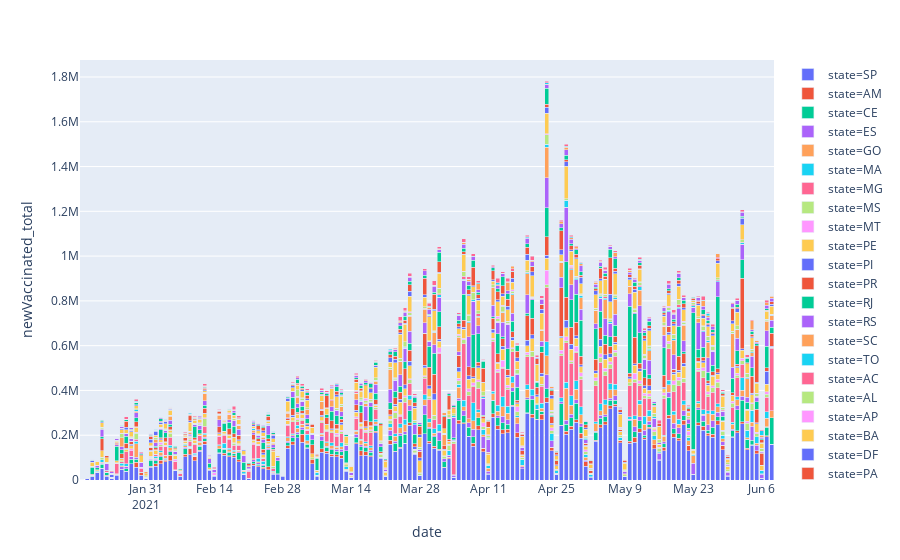

This figure's notebook cell:
### Markdown cell above
### New doses administered by day

### Code cell
configure_plotly_browser_state()

df["newVaccinated_total"] = df.groupby(['state'])['vaccinated_total'].diff()
 
fig = px.bar(df[(df.state != "TOTAL") & df.newVaccinated_total.notna()], x="date", y="newVaccinated_total", color="state", hover_data=['state'], barmode = 'stack')
 
fig.show()

### Figure 1 — Plotly figure (JSON) as saved in the notebook; plotly's stock layout.template omitted (floating-point values rounded to 4 significant figures; data arrays with more than 128 entries replaced by an {"elided": "..."} marker saying what was removed)
{"data": [{"textposition": "auto", "hovertemplate": "state=%{customdata[0]}<br>date=%{x}<br>newVaccinated_total=%{y}", "showlegend": true, "legendgroup": "state=SP", "name": "state=SP", "yaxis": "y", "customdata": {"elided": "142x1 str values"}, "y": {"elided": "142 int values"}, "hoverlabel": {"namelength": 0}, "offsetgroup": "state=SP", "xaxis": "x", "marker": {"color": "#636efa"}, "x": {"elided": "142 str values"}, "alignmentgroup": "True", "type": "bar", "orientation": "v"}, {"textposition": "auto", "hovertemplate": "state=%{customdata[0]}<br>date=%{x}<br>newVaccinated_total=%{y}", "showlegend": true, "legendgroup": "state=AM", "name": "state=AM", "yaxis": "y", "customdata": {"elided": "141x1 str values"}, "y": {"elided": "141 int values"}, "hoverlabel": {"namelength": 0}, "offsetgroup": "state=AM", "xaxis": "x", "marker": {"color": "#EF553B"}, "x": {"elided": "141 str values"}, "alignmentgroup": "True", "type": "bar", "orientation": "v"}, {"textposition": "auto", "hovertemplate": "state=%{customdata[0]}<br>date=%{x}<br>newVaccinated_total=%{y}", "showlegend": true, "legendgroup": "state=CE", "name": "state=CE", "yaxis": "y", "customdata": {"elided": "141x1 str values"}, "y": {"elided": "141 int values"}, "hoverlabel": {"namelength": 0}, "offsetgroup": "state=CE", "xaxis": "x", "marker": {"color": "#00cc96"}, "x": {"elided": "141 str values"}, "alignmentgroup": "True", "type": "bar", "orientation": "v"}, {"textposition": "auto", "hovertemplate": "state=%{customdata[0]}<br>date=%{x}<br>newVaccinated_total=%{y}", "showlegend": true, "legendgroup": "state=ES", "name": "state=ES", "yaxis": "y", "customdata": {"elided": "141x1 str values"}, "y": {"elided": "141 int values"}, "hoverlabel": {"namelength": 0}, "offsetgroup": "state=ES", "xaxis": "x", "marker": {"color": "#ab63fa"}, "x": {"elided": "141 str values"}, "alignmentgroup": "True", "type": "bar", "orientation": "v"}, {"textposition": "auto", "hovertemplate": "state=%{customdata[0]}<br>date=%{x}<br>newVaccinated_total=%{y}", "showlegend": true, "legendgroup": "state=GO", "name": "state=GO", "yaxis": "y", "customdata": {"elided": "141x1 str values"}, "y": {"elided": "141 int values"}, "hoverlabel": {"namelength": 0}, "offsetgroup": "state=GO", "xaxis": "x", "marker": {"color": "#FFA15A"}, "x": {"elided": "141 str values"}, "alignmentgroup": "True", "type": "bar", "orientation": "v"}, {"textposition": "auto", "hovertemplate": "state=%{customdata[0]}<br>date=%{x}<br>newVaccinated_total=%{y}", "showlegend": true, "legendgroup": "state=MA", "name": "state=MA", "yaxis": "y", "customdata": {"elided": "141x1 str values"}, "y": {"elided": "141 int values"}, "hoverlabel": {"namelength": 0}, "offsetgroup": "state=MA", "xaxis": "x", "marker": {"color": "#19d3f3"}, "x": {"elided": "141 str values"}, "alignmentgroup": "True", "type": "bar", "orientation": "v"}, {"textposition": "auto", "hovertemplate": "state=%{customdata[0]}<br>date=%{x}<br>newVaccinated_total=%{y}", "showlegend": true, "legendgroup": "state=MG", "name": "state=MG", "yaxis": "y", "customdata": {"elided": "141x1 str values"}, "y": {"elided": "141 int values"}, "hoverlabel": {"namelength": 0}, "offsetgroup": "state=MG", "xaxis": "x", "marker": {"color": "#FF6692"}, "x": {"elided": "141 str values"}, "alignmentgroup": "True", "type": "bar", "orientation": "v"}, {"textposition": "auto", "hovertemplate": "state=%{customdata[0]}<br>date=%{x}<br>newVaccinated_total=%{y}", "showlegend": true, "legendgroup": "state=MS", "name": "state=MS", "yaxis": "y", "customdata": {"elided": "141x1 str values"}, "y": {"elided": "141 int values"}, "hoverlabel": {"namelength": 0}, "offsetgroup": "state=MS", "xaxis": "x", "marker": {"color": "#B6E880"}, "x": {"elided": "141 str values"}, "alignmentgroup": "True", "type": "bar", "orientation": "v"}, {"textposition": "auto", "hovertemplate": "state=%{customdata[0]}<br>date=%{x}<br>newVaccinated_total=%{y}", "showlegend": true, "legendgroup": "state=MT", "name": "state=MT", "yaxis": "y", "customdata": {"elided": "141x1 str values"}, "y": {"elided": "141 int values"}, "hoverlabel": {"namelength": 0}, "offsetgroup": "state=MT", "xaxis": "x", "marker": {"color": "#FF97FF"}, "x": {"elided": "141 str values"}, "alignmentgroup": "True", "type": "bar", "orientation": "v"}, {"textposition": "auto", "hovertemplate": "state=%{customdata[0]}<br>date=%{x}<br>newVaccinated_total=%{y}", "showlegend": true, "legendgroup": "state=PE", "name": "state=PE", "yaxis": "y", "customdata": {"elided": "141x1 str values"}, "y": {"elided": "141 int values"}, "hoverlabel": {"namelength": 0}, "offsetgroup": "state=PE", "xaxis": "x", "marker": {"color": "#FECB52"}, "x": {"elided": "141 str values"}, "alignmentgroup": "True", "type": "bar", "orientation": "v"}, {"textposition": "auto", "hovertemplate": "state=%{customdata[0]}<br>date=%{x}<br>newVaccinated_total=%{y}", "showlegend": true, "legendgroup": "state=PI", "name": "state=PI", "yaxis": "y", "customdata": {"elided": "141x1 str values"}, "y": {"elided": "141 int values"}, "hoverlabel": {"namelength": 0}, "offsetgroup": "state=PI", "xaxis": "x", "marker": {"color": "#636efa"}, "x": {"elided": "141 str values"}, "alignmentgroup": "True", "type": "bar", "orientation": "v"}, {"textposition": "auto", "hovertemplate": "state=%{customdata[0]}<br>date=%{x}<br>newVaccinated_total=%{y}", "showlegend": true, "legendgroup": "state=PR", "name": "state=PR", "yaxis": "y", "customdata": {"elided": "141x1 str values"}, "y": {"elided": "141 int values"}, "hoverlabel": {"namelength": 0}, "offsetgroup": "state=PR", "xaxis": "x", "marker": {"color": "#EF553B"}, "x": {"elided": "141 str values"}, "alignmentgroup": "True", "type": "bar", "orientation": "v"}, {"textposition": "auto", "hovertemplate": "state=%{customdata[0]}<br>date=%{x}<br>newVaccinated_total=%{y}", "showlegend": true, "legendgroup": "state=RJ", "name": "state=RJ", "yaxis": "y", "customdata": {"elided": "141x1 str values"}, "y": {"elided": "141 int values"}, "hoverlabel": {"namelength": 0}, "offsetgroup": "state=RJ", "xaxis": "x", "marker": {"color": "#00cc96"}, "x": {"elided": "141 str values"}, "alignmentgroup": "True", "type": "bar", "orientation": "v"}, {"textposition": "auto", "hovertemplate": "state=%{customdata[0]}<br>date=%{x}<br>newVaccinated_total=%{y}", "showlegend": true, "legendgroup": "state=RS", "name": "state=RS", "yaxis": "y", "customdata": {"elided": "141x1 str values"}, "y": {"elided": "141 int values"}, "hoverlabel": {"namelength": 0}, "offsetgroup": "state=RS", "xaxis": "x", "marker": {"color": "#ab63fa"}, "x": {"elided": "141 str values"}, "alignmentgroup": "True", "type": "bar", "orientation": "v"}, {"textposition": "auto", "hovertemplate": "state=%{customdata[0]}<br>date=%{x}<br>newVaccinated_total=%{y}", "showlegend": true, "legendgroup": "state=SC", "name": "state=SC", "yaxis": "y", "customdata": {"elided": "141x1 str values"}, "y": {"elided": "141 int values"}, "hoverlabel": {"namelength": 0}, "offsetgroup": "state=SC", "xaxis": "x", "marker": {"color": "#FFA15A"}, "x": {"elided": "141 str values"}, "alignmentgroup": "True", "type": "bar", "orientation": "v"}, {"textposition": "auto", "hovertemplate": "state=%{customdata[0]}<br>date=%{x}<br>newVaccinated_total=%{y}", "showlegend": true, "legendgroup": "state=TO", "name": "state=TO", "yaxis": "y", "customdata": {"elided": "141x1 str values"}, "y": {"elided": "141 int values"}, "hoverlabel": {"namelength": 0}, "offsetgroup": "state=TO", "xaxis": "x", "marker": {"color": "#19d3f3"}, "x": {"elided": "141 str values"}, "alignmentgroup": "True", "type": "bar", "orientation": "v"}, {"textposition": "auto", "hovertemplate": "state=%{customdata[0]}<br>date=%{x}<br>newVaccinated_total=%{y}", "showlegend": true, "legendgroup": "state=AC", "name": "state=AC", "yaxis": "y", "customdata": {"elided": "140x1 str values"}, "y": {"elided": "140 int values"}, "hoverlabel": {"namelength": 0}, "offsetgroup": "state=AC", "xaxis": "x", "marker": {"color": "#FF6692"}, "x": {"elided": "140 str values"}, "alignmentgroup": "True", "type": "bar", "orientation": "v"}, {"textposition": "auto", "hovertemplate": "state=%{customdata[0]}<br>date=%{x}<br>newVaccinated_total=%{y}", "showlegend": true, "legendgroup": "state=AL", "name": "state=AL", "yaxis": "y", "customdata": {"elided": "140x1 str values"}, "y": {"elided": "140 int values"}, "hoverlabel": {"namelength": 0}, "offsetgroup": "state=AL", "xaxis": "x", "marker": {"color": "#B6E880"}, "x": {"elided": "140 str values"}, "alignmentgroup": "True", "type": "bar", "orientation": "v"}, {"textposition": "auto", "hovertemplate": "state=%{customdata[0]}<br>date=%{x}<br>newVaccinated_total=%{y}", "showlegend": true, "legendgroup": "state=AP", "name": "state=AP", "yaxis": "y", "customdata": {"elided": "140x1 str values"}, "y": {"elided": "140 int values"}, "hoverlabel": {"namelength": 0}, "offsetgroup": "state=AP", "xaxis": "x", "marker": {"color": "#FF97FF"}, "x": {"elided": "140 str values"}, "alignmentgroup": "True", "type": "bar", "orientation": "v"}, {"textposition": "auto", "hovertemplate": "state=%{customdata[0]}<br>date=%{x}<br>newVaccinated_total=%{y}", "showlegend": true, "legendgroup": "state=BA", "name": "state=BA", "yaxis": "y", "customdata": {"elided": "140x1 str values"}, "y": {"elided": "140 int values"}, "hoverlabel": {"namelength": 0}, "offsetgroup": "state=BA", "xaxis": "x", "marker": {"color": "#FECB52"}, "x": {"elided": "140 str values"}, "alignmentgroup": "True", "type": "bar", "orientation": "v"}, {"textposition": "auto", "hovertemplate": "state=%{customdata[0]}<br>date=%{x}<br>newVaccinated_total=%{y}", "showlegend": true, "legendgroup": "state=DF", "name": "state=DF", "yaxis": "y", "customdata": {"elided": "140x1 str values"}, "y": {"elided": "140 int values"}, "hoverlabel": {"namelength": 0}, "offsetgroup": "state=DF", "xaxis": "x", "marker": {"color": "#636efa"}, "x": {"elided": "140 str values"}, "alignmentgroup": "True", "type": "bar", "orientation": "v"}, {"textposition": "auto", "hovertemplate": "state=%{customdata[0]}<br>date=%{x}<br>newVaccinated_total=%{y}", "showlegend": true, "legendgroup": "state=PA", "name": "state=PA", "yaxis": "y", "customdata": {"elided": "140x1 str values"}, "y": {"elided": "140 int values"}, "hoverlabel": {"namelength": 0}, "offsetgroup": "state=PA", "xaxis": "x", "marker": {"color": "#EF553B"}, "x": {"elided": "140 str values"}, "alignmentgroup": "True", "type": "bar", "orientation": "v"}, {"textposition": "auto", "hovertemplate": "state=%{customdata[0]}<br>date=%{x}<br>newVaccinated_total=%{y}", "showlegend": true, "legendgroup": "state=PB", "name": "state=PB", "yaxis": "y", "customdata": {"elided": "140x1 str values"}, "y": {"elided": "140 int values"}, "hoverlabel": {"namelength": 0}, "offsetgroup": "state=PB", "xaxis": "x", "marker": {"color": "#00cc96"}, "x": {"elided": "140 str values"}, "alignmentgroup": "True", "type": "bar", "orientation": "v"}, {"textposition": "auto", "hovertemplate": "state=%{customdata[0]}<br>date=%{x}<br>newVaccinated_total=%{y}", "showlegend": true, "legendgroup": "state=RN", "name": "state=RN", "yaxis": "y", "customdata": {"elided": "140x1 str values"}, "y": {"elided": "140 int values"}, "hoverlabel": {"namelength": 0}, "offsetgroup": "state=RN", "xaxis": "x", "marker": {"color": "#ab63fa"}, "x": {"elided": "140 str values"}, "alignmentgroup": "True", "type": "bar", "orientation": "v"}, {"textposition": "auto", "hovertemplate": "state=%{customdata[0]}<br>date=%{x}<br>newVaccinated_total=%{y}", "showlegend": true, "legendgroup": "state=RO", "name": "state=RO", "yaxis": "y", "customdata": {"elided": "140x1 str values"}, "y": {"elided": "140 int values"}, "hoverlabel": {"namelength": 0}, "offsetgroup": "state=RO", "xaxis": "x", "marker": {"color": "#FFA15A"}, "x": {"elided": "140 str values"}, "alignmentgroup": "True", "type": "bar", "orientation": "v"}, {"textposition": "auto", "hovertemplate": "state=%{customdata[0]}<br>date=%{x}<br>newVaccinated_total=%{y}", "showlegend": true, "legendgroup": "state=RR", "name": "state=RR", "yaxis": "y", "customdata": {"elided": "140x1 str values"}, "y": {"elided": "140 int values"}, "hoverlabel": {"namelength": 0}, "offsetgroup": "state=RR", "xaxis": "x", "marker": {"color": "#19d3f3"}, "x": {"elided": "140 str values"}, "alignmentgroup": "True", "type": "bar", "orientation": "v"}, {"textposition": "auto", "hovertemplate": "state=%{customdata[0]}<br>date=%{x}<br>newVaccinated_total=%{y}", "showlegend": true, "legendgroup": "state=SE", "name": "state=SE", "yaxis": "y", "customdata": {"elided": "140x1 str values"}, "y": {"elided": "140 int values"}, "hoverlabel": {"namelength": 0}, "offsetgroup": "state=SE", "xaxis": "x", "marker": {"color": "#FF6692"}, "x": {"elided": "140 str values"}, "alignmentgroup": "True", "type": "bar", "orientation": "v"}], "layout": {"xaxis": {"domain": [0, 1], "anchor": "y", "title": {"text": "date"}}, "yaxis": {"domain": [0, 1], "anchor": "x", "title": {"text": "newVaccinated_total"}}, "barmode": "stack", "margin": {"t": 60}, "legend": {"tracegroupgap": 0}}}
